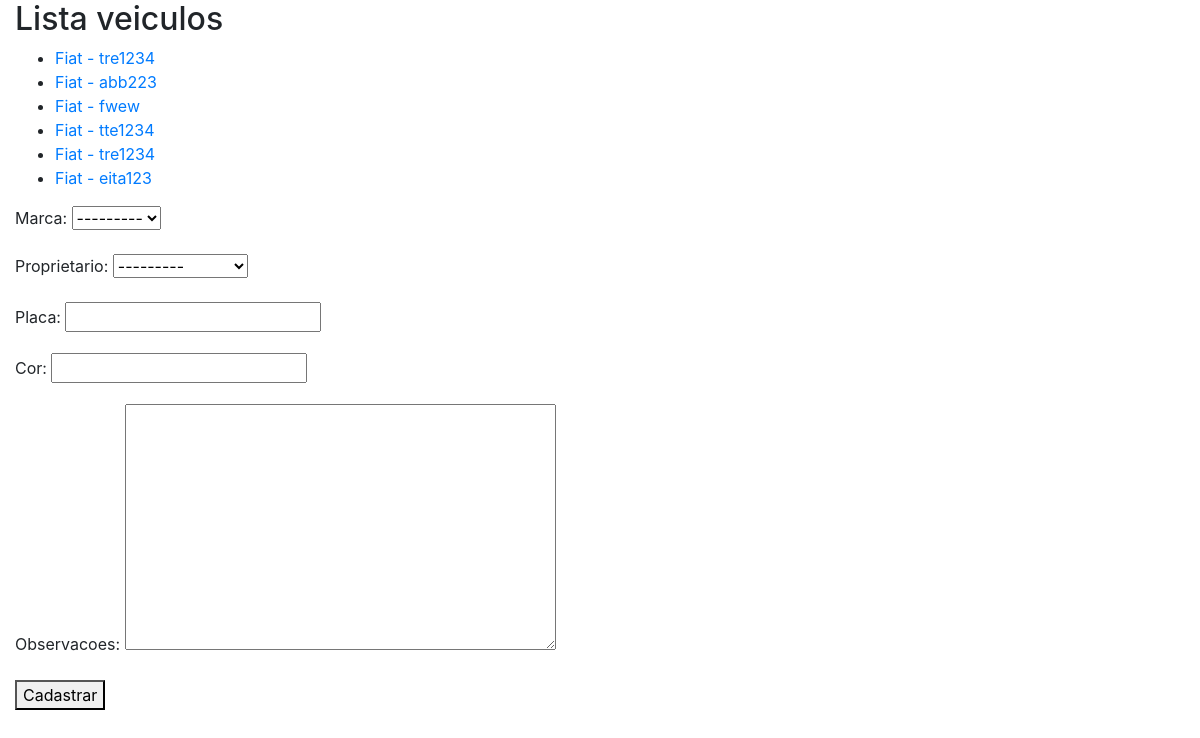
Page /core/veiculo on the earlier database version.
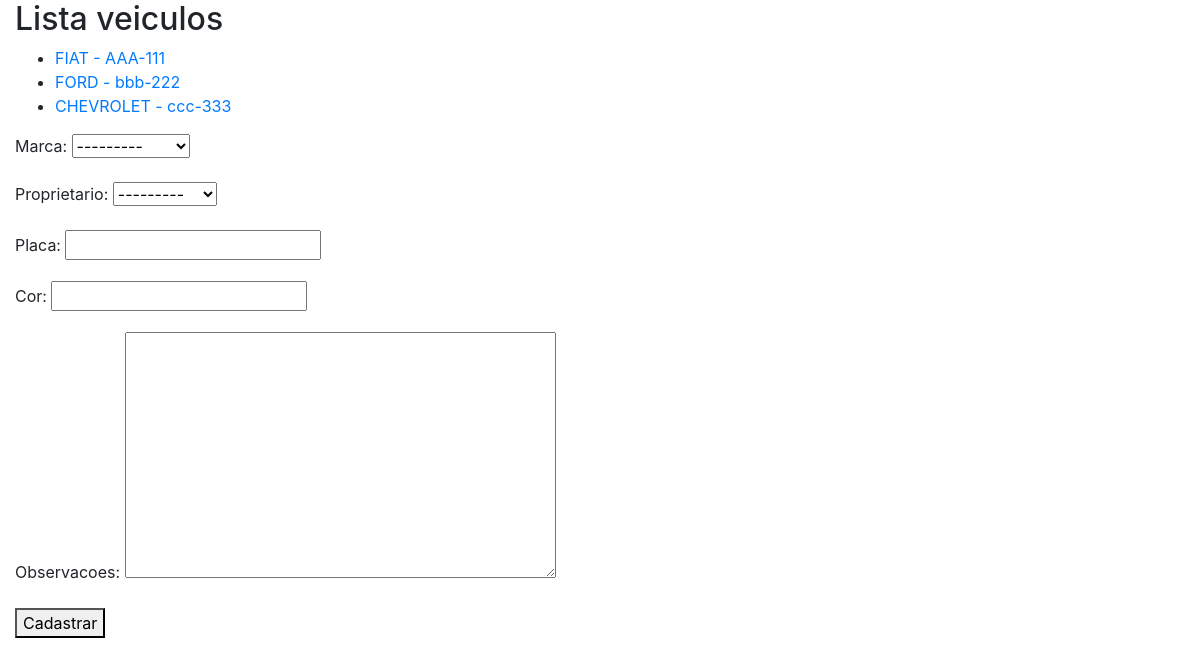
Same page on the later database version.
### core/models.py (models this page shows)
class Veiculo(models.Model):
    marca = models.ForeignKey(Marca,  on_delete = models.CASCADE)
    proprietario = models.ForeignKey(Pessoa,  on_delete = models.CASCADE)
    placa = models.CharField(max_length=7)
    cor = models.CharField(max_length=15)
    observacoes = models.TextField()
    def __str__(self):
        return self.marca.nome + ' - ' + self.placa

class Marca(models.Model):
    nome = models.CharField(max_length=50)
    def __str__(self):
        return self.nome

### core/views.py (the view)
# urls.py: path('veiculo', veiculo_lista, name='core_veiculo_lista'),
def veiculo_lista(request):
    lista = Veiculo.objects.all() #efetua a busca no banco de todos os objetos dessa classe
    form = VeiculoForm()
    data  = {'veiculos':lista, 'form': form}
    return render(request, 'core/veiculo_lista.html', data)

### core/form.py
class VeiculoForm(ModelForm):
    class Meta:
        model = Veiculo
        fields = '__all__'

### core/models.py (called while the page is built)
    def __str__(self):
        return self.nome

### core/templates/core/veiculo_lista.html (shortened to what this page needs)
{% extends 'base.html' %}
{% block main %}
    <h2>Lista veiculos</h2>
    <ul>
        {% for item_da_vez in veiculos %}
        <li>
            <a href="{% url 'core_veiculo_update' item_da_vez.id %}"> {{item_da_vez}} </a>
        </li>
        {%endfor%}
    </ul>
    <form action="{% url 'core_veiculo_novo' %}" method="POST">
        {{form.as_p}}
        <button type="submit">Cadastrar</button>
    </form>
{% endblock %}

Differences in the rows shown:
removed Veiculo: marca+placa "Fiat - tre1234"
removed Veiculo: marca+placa "Fiat - abb223"
removed Veiculo: marca+placa "Fiat - fwew"
removed Veiculo: marca+placa "Fiat - tte1234"
removed Veiculo: marca+placa "Fiat - tre1234"
removed Veiculo: marca+placa "Fiat - eita123"
added Veiculo: marca+placa "FIAT - AAA-111"
added Veiculo: marca+placa "FORD - bbb-222"
added Veiculo: marca+placa "CHEVROLET - ccc-333"
